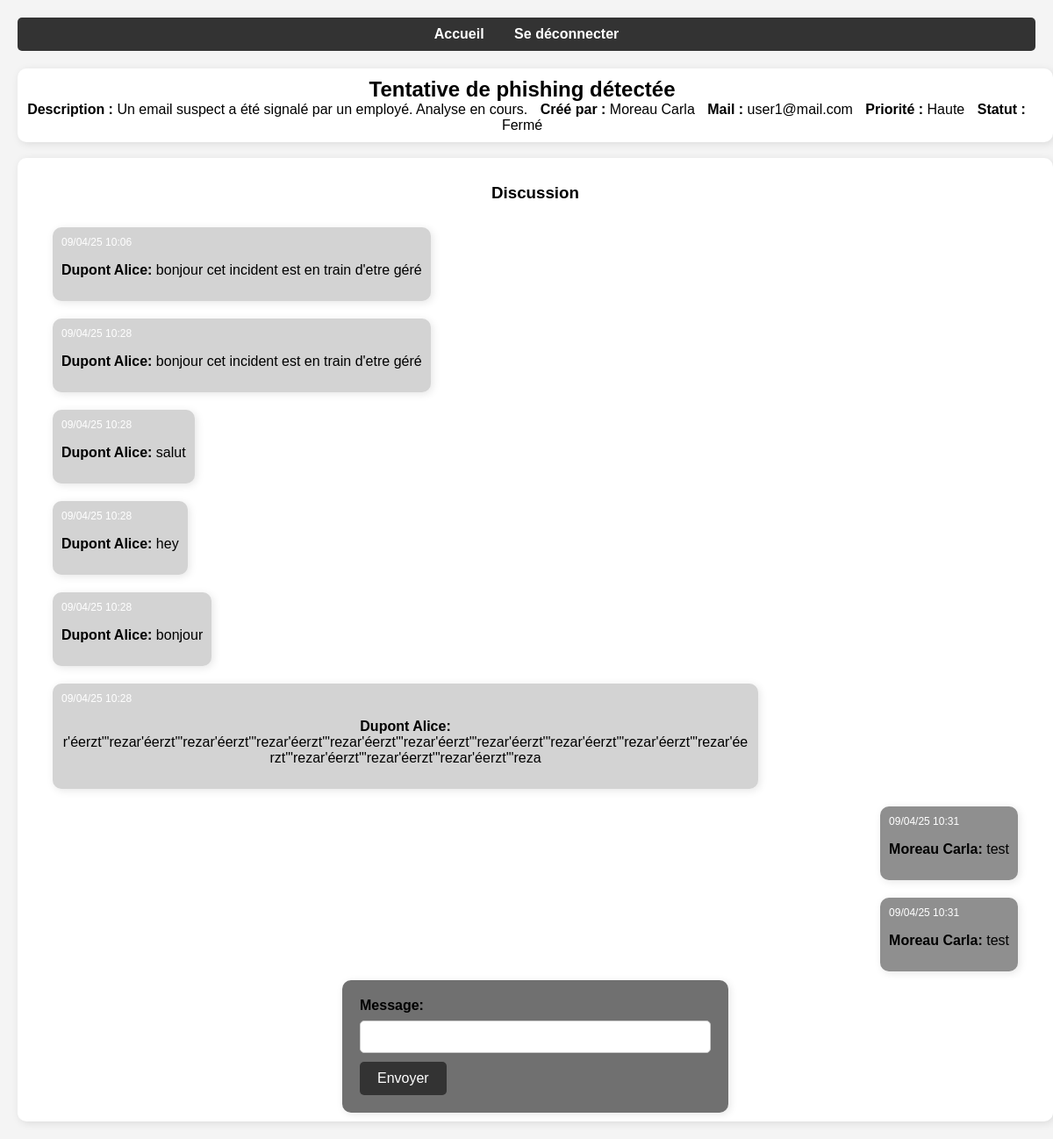
Screenshot of /ticket/1/chat (signed in) with the database file from the repository.
### app.py (models this page shows, shortened)
class Ticket(db.Model):
    id = db.Column(db.Integer, primary_key=True)
    title = db.Column(db.String(100), nullable=False)
    description = db.Column(db.Text, nullable=False)
    priority = db.Column(db.String(50), nullable=True)
    status = db.Column(db.String(50), nullable=False, default='Ouvert')
    date = db.Column(db.DateTime, default=datetime.utcnow)
    user_id = db.Column(db.Integer, db.ForeignKey('user.id'), nullable=False)
    user = db.relationship('User', backref=db.backref('tickets', lazy=True))
    attachment_path = db.Column(db.String(255), nullable=True)

class User(UserMixin, db.Model):
    id = db.Column(db.Integer, primary_key=True)
    mail = db.Column(db.String(80), unique=True, nullable=False)
    nom = db.Column(db.String(80), unique=False, nullable=False)
    prenom = db.Column(db.String(80), unique=False, nullable=False)
    password_hash = db.Column(db.String(128), nullable=False)
    is_admin = db.Column(db.Boolean, default=False)

class Message(db.Model):
    id = db.Column(db.Integer, primary_key=True)
    content = db.Column(db.Text, nullable=False)
    timestamp = db.Column(db.DateTime, default=datetime.utcnow())
    ticket_id = db.Column(db.Integer, db.ForeignKey('ticket.id'), nullable=False)
    user_id = db.Column(db.Integer, db.ForeignKey('user.id'), nullable=False)
    is_admin = db.Column(db.Boolean, default=False)  # Si l'admin a écrit le message
    ticket = db.relationship('Ticket', backref=db.backref('messages', lazy=True))
    user = db.relationship('User', backref=db.backref('messages', lazy=True))

### app.py (the view, shortened to what this page needs)
@app.route('/ticket/<int:ticket_id>/chat', methods=['GET', 'POST'])
@login_required
def chat(ticket_id):
    ticket = Ticket.query.get_or_404(ticket_id)
    messages = Message.query.filter_by(ticket_id=ticket_id).all()
    form = ChatForm()
    return render_template('chat.html', ticket=ticket, form=form, messages=messages)

### app.py
class ChatForm(FlaskForm):
    content = StringField('Titre', validators=[DataRequired()])
    submit = SubmitField('Envoyer')

### app.py (called while the page is built, shortened)
@login_manager.user_loader
def load_user(user_id):
    return User.query.get(int(user_id))

@app.before_request
def block_brute_force():
    ip = request.remote_addr

@app.after_request
def track_failed_attempts(response):
    return response

### templates/chat.html (shortened to what this page needs)
<!DOCTYPE html>
<html lang="en">
<head>
    <link rel="stylesheet" href="{{ url_for('static', filename='styles.css') }}">
</head>
<body>
    <nav>
        {% if current_user.is_admin %}
        <a href="{{ url_for('admin') }}">Accueil</a>
        {% else %}
        <a href="{{ url_for('home') }}">Accueil</a>
        {% endif %}
        <a href="{{ url_for('logout') }}">Se déconnecter</a>
    </nav>
    <div class="ticket">
        <div class="ticket-content">
            <h2>{{ ticket.title }}</h2> <br>
            <p><strong>Description :</strong> {{ ticket.description }}</p>
            <p><strong>Créé par :</strong> {{ ticket.user.nom }} {{ ticket.user.prenom }}</p>
            <p><strong>Mail :</strong> {{ ticket.user.mail }}</p>
            <p><strong>Priorité :</strong> {{ ticket.priority }}</p>
            <p><strong>Statut :</strong> {{ ticket.status }}</p>
        </div>
    </div>
    <br>
    <div class="chat-container">
        <h3>Discussion</h3>
        <div class="messages">
            {% for message in messages %}
                {% if current_user.id == message.user_id %}
                        <div class="message_self">
                {% else %}
                        <div class="message_other">
                {% endif %}
                            <div class="time"> {{ message.timestamp.strftime('%d/%m/%y %H:%M') }}<br></div>
                            <p> <strong> {{ message.user.nom }} {{ message.user.prenom }}:</strong> {{ message.content }} </p>
                        </div>
            {% endfor %}
        </div>
        <form class="chatbox" method="POST" enctype="multipart/form-data">
            <div>
                <label for="content">Message:</label>
                {{ form.content(id="content") }}
            </div>
            <button type="submit">Envoyer</button>
        </form>
    </div>
</body>
</html>

### static/styles.css (style rules this page uses)
body { font-family: Arial, sans-serif; background-color: #f4f4f4; text-align: center; margin: 20px; }
nav { background-color: #333; padding: 10px; border-radius: 5px; margin-bottom: 20px; }
nav a { margin: 0 15px; text-decoration: none; color: white; font-weight: bold; }
form { background-color: #fff; padding: 20px; border-radius: 10px; box-shadow: 2px 2px 10px rgba(0, 0, 0, 0.1); display: inline-block; text-align: left; width: 100%; max-width: 400px; }
label { display: block; margin-bottom: 8px; font-weight: bold; }
input[type="text"], input[type="password"], textarea, select { width: calc(100% - 22px); padding: 10px; margin-bottom: 10px; border: 1px solid #ccc; border-radius: 5px; }
button { background-color: #333; color: white; padding: 10px 20px; border: none; border-radius: 5px; cursor: pointer; font-size: 16px; }
.ticket { background-color: #fff; padding: 10px; border-radius: 10px; box-shadow: 2px 2px 10px rgba(0, 0, 0, 0.1); width: 100%; display: flex; justify-content: space-between; align-items: center; }
.chat-container { background-color: #fff; padding: 10px; border-radius: 10px; box-shadow: 2px 2px 10px rgba(0, 0, 0, 0.1); width: 100%; justify-content: space-between; align-items: center; }
.messages { align-items: center; margin: 0 auto; padding: 0 20px; display: flex; flex-direction: column; }
.message_self { max-width: 70%; margin: 10px; word-wrap: break-word; overflow-wrap: break-word; background-color: #8f8f8f; padding: 10px; border-radius: 10px; box-shadow: 2px 2px 10px rgba(0, 0, 0, 0.1); justify-content: space-between; align-self: flex-end; }
.message_other { max-width: 70%; padding: 10px; border-radius: 10px; margin: 10px; background-color: #D3D3D3 ; word-wrap: break-word; overflow-wrap: break-word; box-shadow: 2px 2px 10px rgba(0, 0, 0, 0.1); justify-content: space-between; align-self: flex-start; }
.time { font-size: 0.75rem; color: #ffffff; text-align: left; margin-bottom: 0.25rem; display: block; }
.chatbox { background-color: #707070; padding: 20px; border-radius: 10px; box-shadow: 2px 2px 10px rgba(0, 0, 0, 0.1); display: inline-block; text-align: left; width: 100%; }
.ticket-content { flex: 1; text-align: center; margin-right: 20px; }
.ticket h2, .ticket p { display: inline; margin: 0 10px 0 0; }

### rows the page displays
Ticket: title "Tentative de phishing détectée", description "Un email suspect a été signalé par un employé. Analyse en cours.", priority "Haute", status "Fermé"
User: user.nom "Moreau", user.prenom "Carla", user.mail "user1@mail.com"
Message: timestamp "09/04/25 10:06", user.nom "Dupont", user.prenom "Alice", content "bonjour cet incident est en train d'etre géré"
Message: timestamp "09/04/25 10:28", user.nom "Dupont", user.prenom "Alice", content "bonjour cet incident est en train d'etre géré"
Message: timestamp "09/04/25 10:28", user.nom "Dupont", user.prenom "Alice", content "salut"
Message: timestamp "09/04/25 10:28", user.nom "Dupont", user.prenom "Alice", content "hey"
Message: timestamp "09/04/25 10:28", user.nom "Dupont", user.prenom "Alice", content "bonjour"
Message: timestamp "09/04/25 10:28", user.nom "Dupont", user.prenom "Alice", content "r'éerzt'\"rezar'éerzt'\"rezar'éerzt'\"rezar'éerzt'\"rezar'éerzt'\"rezar'éerzt'\"rezar'éerzt'\"rezar'éerzt'\"rezar'éerzt'\"rezar'éerzt'\"rezar'éerzt'\"rezar'éerzt'\"rezar'éerzt'\"reza"
Message: timestamp "09/04/25 10:31", user.nom "Moreau", user.prenom "Carla", content "test"
Message: timestamp "09/04/25 10:31", user.nom "Moreau", user.prenom "Carla", content "test"
